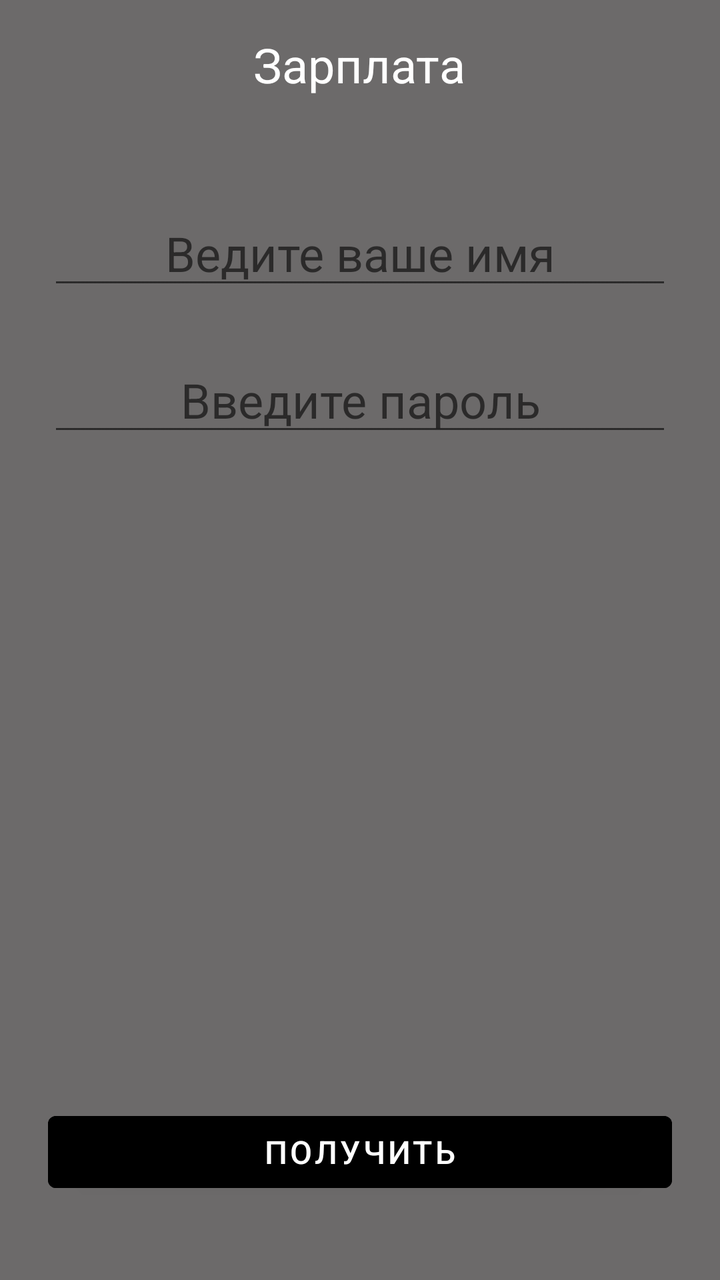
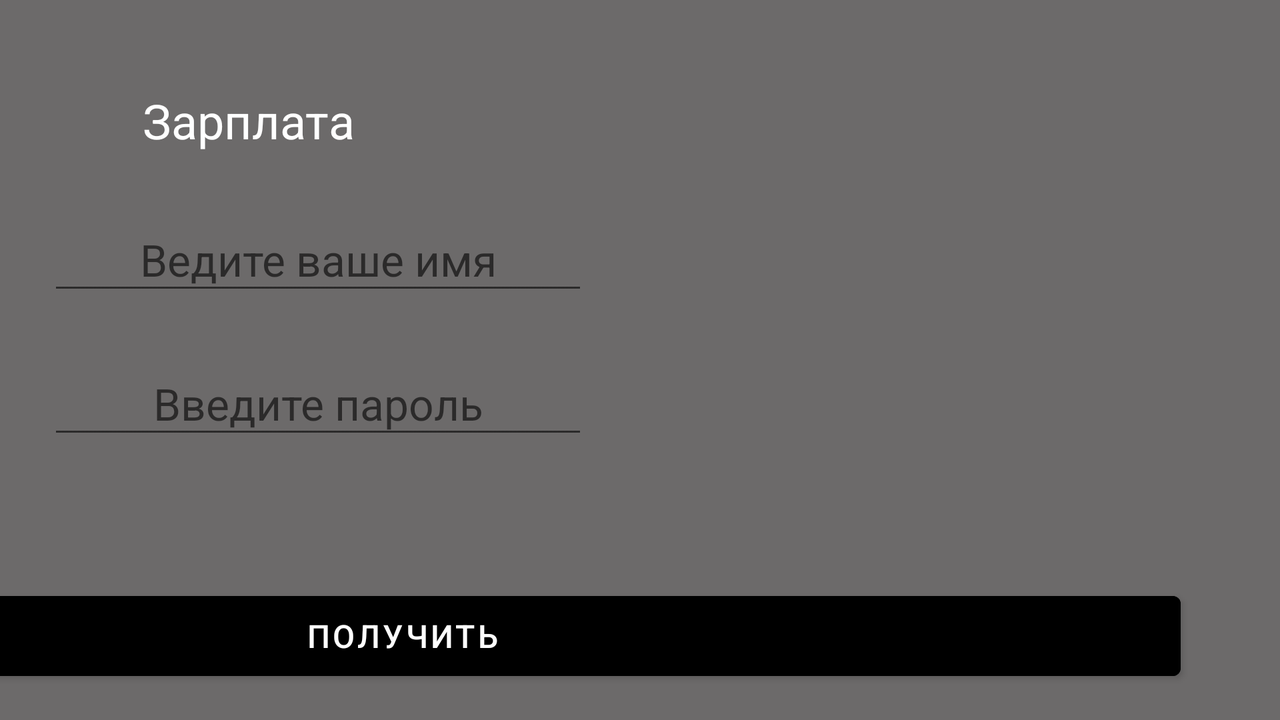

The same Android screen from two of the app's own layout files: first res/layout/ as a phone draws it, then the repository's variant for another configuration, drawn on a device whose configuration selects that folder. Both files follow.
<!-- AndroidManifest.xml: application theme Theme.LonerFirst -->
<!-- res/layout/activity_main.xml -->
<?xml version="1.0" encoding="utf-8"?>
<androidx.constraintlayout.widget.ConstraintLayout xmlns:android="http://schemas.android.com/apk/res/android"
    xmlns:app="http://schemas.android.com/apk/res-auto"
    xmlns:tools="http://schemas.android.com/tools"
    android:layout_width="match_parent"
    android:layout_height="match_parent"
    android:background="#6C6A6A"
    android:onClick="onClickGoMain2"
    tools:context=".MainActivity">

    <TextView
        android:id="@+id/tv"
        android:layout_width="wrap_content"
        android:layout_height="wrap_content"
        android:layout_marginTop="16dp"
        android:gravity="center"
        android:text="Зарплата"
        android:textColor="#FFFFFF"
        android:textSize="24sp"
        app:layout_constraintEnd_toEndOf="parent"
        app:layout_constraintHorizontal_bias="0.498"
        app:layout_constraintStart_toStartOf="parent"
        app:layout_constraintTop_toTopOf="parent" />

    <EditText
        android:id="@+id/edName"
        android:layout_width="0dp"
        android:layout_height="wrap_content"
        android:layout_marginStart="24dp"
        android:layout_marginTop="52dp"
        android:layout_marginEnd="24dp"
        android:ems="10"
        android:gravity="center"
        android:hint="Ведите ваше имя"
        android:inputType="text"
        android:minHeight="48dp"
        android:textColor="#EA400B"
        android:textSize="24sp"
        app:layout_constraintEnd_toEndOf="parent"
        app:layout_constraintHorizontal_bias="0.0"
        app:layout_constraintStart_toStartOf="parent"
        app:layout_constraintTop_toBottomOf="@+id/tv" />

    <TextView
        android:id="@+id/tvResult"
        android:layout_width="0dp"
        android:layout_height="wrap_content"
        android:layout_marginTop="116dp"
        android:gravity="center"
        android:text="Text"
        android:textColor="#000000"
        android:textSize="24sp"
        android:visibility="invisible"
        app:layout_constraintEnd_toEndOf="parent"
        app:layout_constraintHorizontal_bias="0.0"
        app:layout_constraintStart_toStartOf="parent"
        app:layout_constraintTop_toBottomOf="@+id/edName" />

    <Button
        android:id="@+id/bt"
        android:layout_width="0dp"
        android:layout_height="wrap_content"
        android:layout_marginBottom="40dp"
        android:backgroundTint="#000000"
        android:gravity="center"
        android:text="Получить"
        android:textSize="16sp"
        app:layout_constraintBottom_toBottomOf="parent"
        app:layout_constraintEnd_toEndOf="@+id/edName"
        app:layout_constraintHorizontal_bias="0.0"
        app:layout_constraintStart_toStartOf="@+id/edName" />

    <EditText
        android:id="@+id/edPassword"
        android:layout_width="0dp"
        android:layout_height="wrap_content"
        android:layout_marginTop="24dp"
        android:ems="10"
        android:gravity="center"
        android:hint="Введите пароль"
        android:inputType="textPersonName"
        android:minHeight="48dp"
        android:textColor="#FFFFFF"
        android:textSize="24sp"
        app:layout_constraintEnd_toEndOf="@+id/edName"
        app:layout_constraintHorizontal_bias="0.0"
        app:layout_constraintStart_toStartOf="@+id/edName"
        app:layout_constraintTop_toBottomOf="@+id/edName" />

    <ImageView
        android:id="@+id/ivPhoto"
        android:layout_width="wrap_content"
        android:layout_height="wrap_content"
        android:layout_marginTop="20dp"
        android:visibility="invisible"
        app:layout_constraintEnd_toEndOf="@+id/tvResult"
        app:layout_constraintHorizontal_bias="0.497"
        app:layout_constraintStart_toStartOf="@+id/tvResult"
        app:layout_constraintTop_toBottomOf="@+id/tvResult"
        app:srcCompat="@drawable/security" />

    <Button
        android:id="@+id/btRate"
        android:layout_width="wrap_content"
        android:layout_height="wrap_content"
        android:layout_marginBottom="20dp"
        android:backgroundTint="#000000"
        android:onClick="onClickGoMain2"
        android:text="Оставить отзыв"
        android:textSize="16sp"
        android:visibility="invisible"
        app:layout_constraintBottom_toTopOf="@+id/bt"
        app:layout_constraintEnd_toEndOf="@+id/bt"
        app:layout_constraintHorizontal_bias="0.498"
        app:layout_constraintStart_toStartOf="@+id/bt" />
</androidx.constraintlayout.widget.ConstraintLayout>
<!-- resources referenced by this layout -->
<resources>
  <!-- drawable security: png bitmap (drawable, 28667 bytes) -->
  <style name="Theme.LonerFirst" parent="Theme.MaterialComponents.DayNight.DarkActionBar">
          
          <item name="colorPrimary">@color/purple_500</item>
          <item name="colorPrimaryVariant">@color/purple_700</item>
          <item name="colorOnPrimary">@color/white</item>
          
          <item name="colorSecondary">@color/teal_200</item>
          <item name="colorSecondaryVariant">@color/teal_700</item>
          <item name="colorOnSecondary">@color/black</item>
          
          <item name="android:statusBarColor" tools:targetApi="l">?attr/colorPrimaryVariant</item>
          
      </style>
</resources>
<!-- res/layout-land/activity_main.xml (the repository's variant of the layout above) -->
<!-- drawn on the phone turned sideways -->
<?xml version="1.0" encoding="utf-8"?>
<androidx.constraintlayout.widget.ConstraintLayout xmlns:android="http://schemas.android.com/apk/res/android"
    xmlns:app="http://schemas.android.com/apk/res-auto"
    xmlns:tools="http://schemas.android.com/tools"
    android:layout_width="match_parent"
    android:layout_height="match_parent"
    android:background="#6C6A6A"
    tools:context=".MainActivity">

    <TextView
        android:id="@+id/tv"
        android:layout_width="wrap_content"
        android:layout_height="wrap_content"
        android:layout_marginTop="44dp"
        android:gravity="center"
        android:text="Зарплата"
        android:textColor="#FFFFFF"
        android:textSize="24sp"
        app:layout_constraintEnd_toEndOf="parent"
        app:layout_constraintHorizontal_bias="0.133"
        app:layout_constraintStart_toStartOf="parent"
        app:layout_constraintTop_toTopOf="parent" />

    <EditText
        android:id="@+id/edName"
        android:layout_width="270dp"
        android:layout_height="48dp"
        android:layout_marginStart="24dp"
        android:layout_marginTop="28dp"
        android:layout_marginEnd="24dp"
        android:ems="10"
        android:gravity="center"
        android:hint="Ведите ваше имя"
        android:inputType="text"
        android:minHeight="48dp"
        android:textColor="#FFFFFF"
        android:textSize="22sp"
        app:layout_constraintEnd_toEndOf="parent"
        app:layout_constraintHorizontal_bias="0.0"
        app:layout_constraintStart_toStartOf="parent"
        app:layout_constraintTop_toBottomOf="@+id/tv" />

    <TextView
        android:id="@+id/tvResult"
        android:layout_width="366dp"
        android:layout_height="35dp"
        android:layout_marginTop="32dp"
        android:layout_marginEnd="32dp"
        android:gravity="center"
        android:text="Text"
        android:textColor="#000000"
        android:textSize="24sp"
        android:visibility="invisible"
        app:layout_constraintEnd_toEndOf="parent"
        app:layout_constraintHorizontal_bias="0.961"
        app:layout_constraintStart_toStartOf="parent"
        app:layout_constraintTop_toTopOf="parent" />

    <Button
        android:id="@+id/bt"
        android:layout_width="778dp"
        android:layout_height="52dp"
        android:layout_marginStart="50dp"
        android:layout_marginEnd="50dp"
        android:layout_marginBottom="16dp"
        android:backgroundTint="#000000"
        android:gravity="center"
        android:text="Получить"
        android:textSize="16sp"
        app:layout_constraintBottom_toBottomOf="parent"
        app:layout_constraintEnd_toEndOf="parent"
        app:layout_constraintHorizontal_bias="1.0"
        app:layout_constraintStart_toStartOf="parent" />

    <EditText
        android:id="@+id/edPassword"
        android:layout_width="270dp"
        android:layout_height="48dp"
        android:layout_marginTop="24dp"
        android:ems="10"
        android:gravity="center"
        android:hint="Введите пароль"
        android:inputType="textPersonName"
        android:minHeight="48dp"
        android:textColor="#FFFFFF"
        android:textSize="22sp"
        app:layout_constraintEnd_toEndOf="@+id/edName"
        app:layout_constraintHorizontal_bias="0.0"
        app:layout_constraintStart_toStartOf="@+id/edName"
        app:layout_constraintTop_toBottomOf="@+id/edName" />

    <ImageView
        android:id="@+id/ivPhoto"
        android:layout_width="180dp"
        android:layout_height="180dp"
        android:layout_marginTop="20dp"
        android:visibility="invisible"
        app:layout_constraintEnd_toEndOf="@+id/tvResult"
        app:layout_constraintHorizontal_bias="0.499"
        app:layout_constraintStart_toStartOf="@+id/tvResult"
        app:layout_constraintTop_toBottomOf="@+id/tvResult"
        app:srcCompat="@drawable/security" />

    <Button
        android:id="@+id/btRate"
        android:layout_width="wrap_content"
        android:layout_height="wrap_content"
        android:layout_marginBottom="56dp"
        android:text="Оставить отзыв"
        android:textSize="16sp"
        android:visibility="invisible"
        app:layout_constraintBottom_toTopOf="@+id/bt"
        app:layout_constraintEnd_toEndOf="@+id/bt"
        app:layout_constraintHorizontal_bias="0.039"
        app:layout_constraintStart_toStartOf="@+id/bt"
        app:layout_constraintTop_toBottomOf="@+id/edPassword"
        app:layout_constraintVertical_bias="1.0" />
</androidx.constraintlayout.widget.ConstraintLayout>
